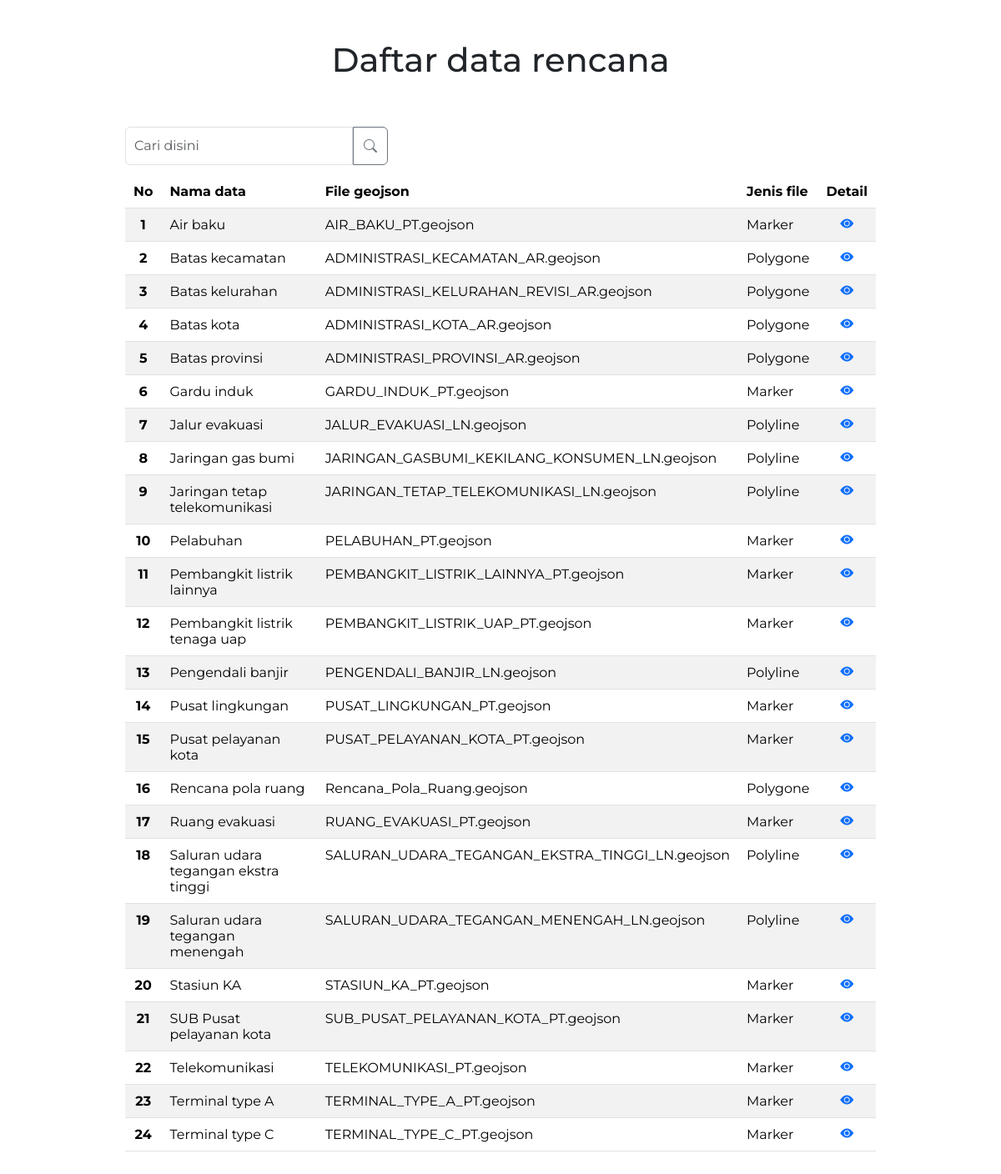
The app's page /backend/daftar-rencana.php (signed in) with its own data.
### tables this page shows
CREATE TABLE `rencana` (
  `id` int NOT NULL,
  `nama_rencana` varchar(255) DEFAULT NULL,
  `file_json` varchar(255) DEFAULT NULL,
  `icon` varchar(255) DEFAULT NULL,
  `icon_id` varchar(255) DEFAULT NULL,
  `checkbox_id` varchar(255) DEFAULT NULL,
  `id_jenis_file` int DEFAULT NULL,
  `jenis_rencana_id` int DEFAULT NULL,
  `hide` int DEFAULT '1'
);

CREATE TABLE `jenis_file` (
  `jenis_file_id` int NOT NULL,
  `nama_jenis` varchar(255) DEFAULT NULL
);

### backend/daftar-rencana.php (called while the page is built, shortened)
<?php
require 'functions/functions.php';
$getdata = query("SELECT r.*, j.nama_jenis
                 FROM rencana AS r
                 JOIN jenis_file AS j ON r.id_jenis_file = j.jenis_file_id ORDER BY r.nama_rencana ASC;");
$i = 0;
require 'views/daftar-rencana.view.php';

### backend/functions/functions.php (called while the page is built, shortened)
<?php
include_once 'sweetalert.php';
if (!function_exists('koneksi')) {
    function koneksi()
    {
        $conn = mysqli_connect("localhost", "root", "", "webgis_cilegon");
        return $conn;
    }
}
if (!function_exists('query')) {
    function query($sql, $params = [])
    {
        $conn = koneksi();
        $stmt = mysqli_prepare($conn, $sql);
        $result = mysqli_stmt_execute($stmt);
        $rows = [];
        $result_set = mysqli_stmt_get_result($stmt);
        while ($row = mysqli_fetch_assoc($result_set)) {
            $rows[] = $row;
        }
        return $rows;
    }
}

### backend/views/daftar-rencana.view.php (the view, shortened to what this page needs)
<?php include 'views/partials/starter-head.php' ?>
<div class="container-fluid">
    <h1 class="mt-5 mb-2 text-center text-dark">Daftar data rencana</h1>
    <div class="row w-75 m-auto">
        <div class="input-group searching mb-2 mt-5">
            <input type="search" name="keyword" id="keyword" class="form-control input-search" placeholder="Cari disini" aria-label="Cari disini" aria-describedby="button-addon2">
            <button class="btn btn-search btn-outline-secondary" name="search" id="search-button" type="submit" id="cari"><i class="bi bi-search"></i></button>
        </div>
        <div id="search-container">
            <div class="table-responsive">
                <table class="table table-striped m-auto mt-1 mb-5">
                    <thead>
                        <tr class="fofa">
                            <th scope="col">No</th>
                            <th scope="col">Nama data</th>
                            <th scope="col">File geojson</th>
                            <th scope="col">Jenis file</th>
                            <th class="text-center" scope="col">Detail</th>
                        </tr>
                    </thead>
                    <tbody>
                        <?php foreach ($getdata as $i => $a) : ?>
                            <tr>
                                <th class="text-center" scope="row"><?= $i + 1; ?></th>
                                <td><?= $a['nama_rencana']; ?></td>
                                <td><?= $a['file_json']; ?></td>
                                <td><?= $a['nama_jenis']; ?></td>
                                <td class="text-center"><a href="detail-rencana?id=<?= $a["id"] ?>"><i class="bi bi-eye-fill"></i></a></td>
                            </tr>
                        <?php endforeach; ?>
                    </tbody>
                </table>
            </div>
        </div>
    </div>
</div>
<?php include 'views/partials/starter-foot.php' ?>

### backend/css/default.css (style rules this page uses)
* { padding: 0 !important; margin: 0 !important; }

### backend/css/daftar-rencana.css (style rules this page uses)
* { font-family: Montserrat; }
th { padding: 10px !important; }
td { padding: 10px !important; }

### backend/views/partials/starter-head.php (style rules this page uses)
.btn-search { padding: 8px 12px 8px 12px !important; }
.input-search { padding: 10px !important; }
.searching { width: 35% !important; }

### records on screen
rencana: nama_rencana "Air baku", file_json "AIR_BAKU_PT.geojson", id_jenis_file.nama_jenis "Marker"
rencana: nama_rencana "Batas kecamatan", file_json "ADMINISTRASI_KECAMATAN_AR.geojson", id_jenis_file.nama_jenis "Polygone"
rencana: nama_rencana "Batas kelurahan", file_json "ADMINISTRASI_KELURAHAN_REVISI_AR.geojson", id_jenis_file.nama_jenis "Polygone"
rencana: nama_rencana "Batas kota", file_json "ADMINISTRASI_KOTA_AR.geojson", id_jenis_file.nama_jenis "Polygone"
rencana: nama_rencana "Batas provinsi", file_json "ADMINISTRASI_PROVINSI_AR.geojson", id_jenis_file.nama_jenis "Polygone"
rencana: nama_rencana "Gardu induk", file_json "GARDU_INDUK_PT.geojson", id_jenis_file.nama_jenis "Marker"
rencana: nama_rencana "Jalur evakuasi", file_json "JALUR_EVAKUASI_LN.geojson", id_jenis_file.nama_jenis "Polyline"
rencana: nama_rencana "Jaringan gas bumi", file_json "JARINGAN_GASBUMI_KEKILANG_KONSUMEN_LN.geojson", id_jenis_file.nama_jenis "Polyline"
rencana: nama_rencana "Jaringan tetap telekomunikasi", file_json "JARINGAN_TETAP_TELEKOMUNIKASI_LN.geojson", id_jenis_file.nama_jenis "Polyline"
rencana: nama_rencana "Pelabuhan", file_json "PELABUHAN_PT.geojson", id_jenis_file.nama_jenis "Marker"
rencana: nama_rencana "Pembangkit listrik lainnya", file_json "PEMBANGKIT_LISTRIK_LAINNYA_PT.geojson", id_jenis_file.nama_jenis "Marker"
rencana: nama_rencana "Pembangkit listrik tenaga uap", file_json "PEMBANGKIT_LISTRIK_UAP_PT.geojson", id_jenis_file.nama_jenis "Marker"
rencana: nama_rencana "Pengendali banjir", file_json "PENGENDALI_BANJIR_LN.geojson", id_jenis_file.nama_jenis "Polyline"
rencana: nama_rencana "Pusat lingkungan", file_json "PUSAT_LINGKUNGAN_PT.geojson", id_jenis_file.nama_jenis "Marker"
rencana: nama_rencana "Pusat pelayanan kota", file_json "PUSAT_PELAYANAN_KOTA_PT.geojson", id_jenis_file.nama_jenis "Marker"
rencana: nama_rencana "Rencana pola ruang", file_json "Rencana_Pola_Ruang.geojson", id_jenis_file.nama_jenis "Polygone"
rencana: nama_rencana "Ruang evakuasi", file_json "RUANG_EVAKUASI_PT.geojson", id_jenis_file.nama_jenis "Marker"
rencana: nama_rencana "Saluran udara tegangan ekstra tinggi", file_json "SALURAN_UDARA_TEGANGAN_EKSTRA_TINGGI_LN.geojson", id_jenis_file.nama_jenis "Polyline"
rencana: nama_rencana "Saluran udara tegangan menengah", file_json "SALURAN_UDARA_TEGANGAN_MENENGAH_LN.geojson", id_jenis_file.nama_jenis "Polyline"
rencana: nama_rencana "Stasiun KA", file_json "STASIUN_KA_PT.geojson", id_jenis_file.nama_jenis "Marker"
rencana: nama_rencana "SUB Pusat pelayanan kota", file_json "SUB_PUSAT_PELAYANAN_KOTA_PT.geojson", id_jenis_file.nama_jenis "Marker"
rencana: nama_rencana "Telekomunikasi", file_json "TELEKOMUNIKASI_PT.geojson", id_jenis_file.nama_jenis "Marker"
rencana: nama_rencana "Terminal type A", file_json "TERMINAL_TYPE_A_PT.geojson", id_jenis_file.nama_jenis "Marker"
rencana: nama_rencana "Terminal type C", file_json "TERMINAL_TYPE_C_PT.geojson", id_jenis_file.nama_jenis "Marker"
